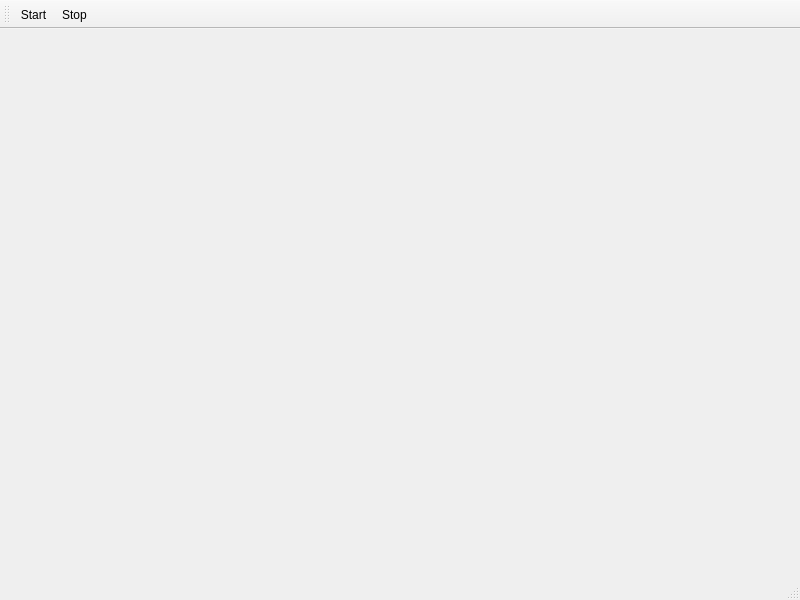
<?xml version="1.0" encoding="UTF-8"?>
<ui version="4.0">
 <class>MainView</class>
 <widget class="QMainWindow" name="MainView">
  <property name="geometry">
   <rect>
    <x>0</x>
    <y>0</y>
    <width>800</width>
    <height>600</height>
   </rect>
  </property>
  <property name="windowTitle">
   <string>MainView</string>
  </property>
  <widget class="QWidget" name="centralwidget">
   <layout class="QVBoxLayout" name="verticalLayout">
    <item>
     <layout class="QVBoxLayout" name="mainVLayout"/>
    </item>
   </layout>
  </widget>
  <widget class="QStatusBar" name="statusbar"/>
  <widget class="QToolBar" name="toolBar">
   <property name="windowTitle">
    <string>toolBar</string>
   </property>
   <attribute name="toolBarArea">
    <enum>TopToolBarArea</enum>
   </attribute>
   <attribute name="toolBarBreak">
    <bool>false</bool>
   </attribute>
   <addaction name="actionStart"/>
   <addaction name="actionStop"/>
  </widget>
  <action name="actionStart">
   <property name="text">
    <string>Start</string>
   </property>
  </action>
  <action name="actionStop">
   <property name="text">
    <string>Stop</string>
   </property>
  </action>
 </widget>
 <resources/>
 <connections/>
</ui>
